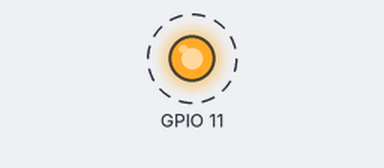
This program was run on a simulated Raspberry Pi (BCM pin numbers). Shown: output pins drawn as LEDs (lit = HIGH). Dashed ring = blinking. What the program prints to the terminal is not drawn. At 50.0 s the program stops and its outputs stay as they are.

Above: at 0.12 s.
Timing chart, 0 to 3.0 s (numbered marks = the images above):
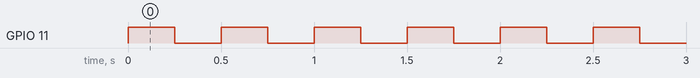

The program:

05.py
```python
import RPi.GPIO as GPIO
import time

print "Python Pelda"
print "LED felkapcsolasa es lekapcsolasa 100x"

GPIO.setmode(GPIO.BCM)
GPIO.setup(11, GPIO.OUT)

for i in range(0, 100):
	GPIO.output(11, GPIO.HIGH)
	time.sleep(0.250)
	GPIO.output(11, GPIO.LOW)
	time.sleep(0.250)
```

Measured:
- by itself, GPIO 11: alternates HIGH for 0.25 s and LOW for 0.25 s, 200 changes in all, then stays LOW
